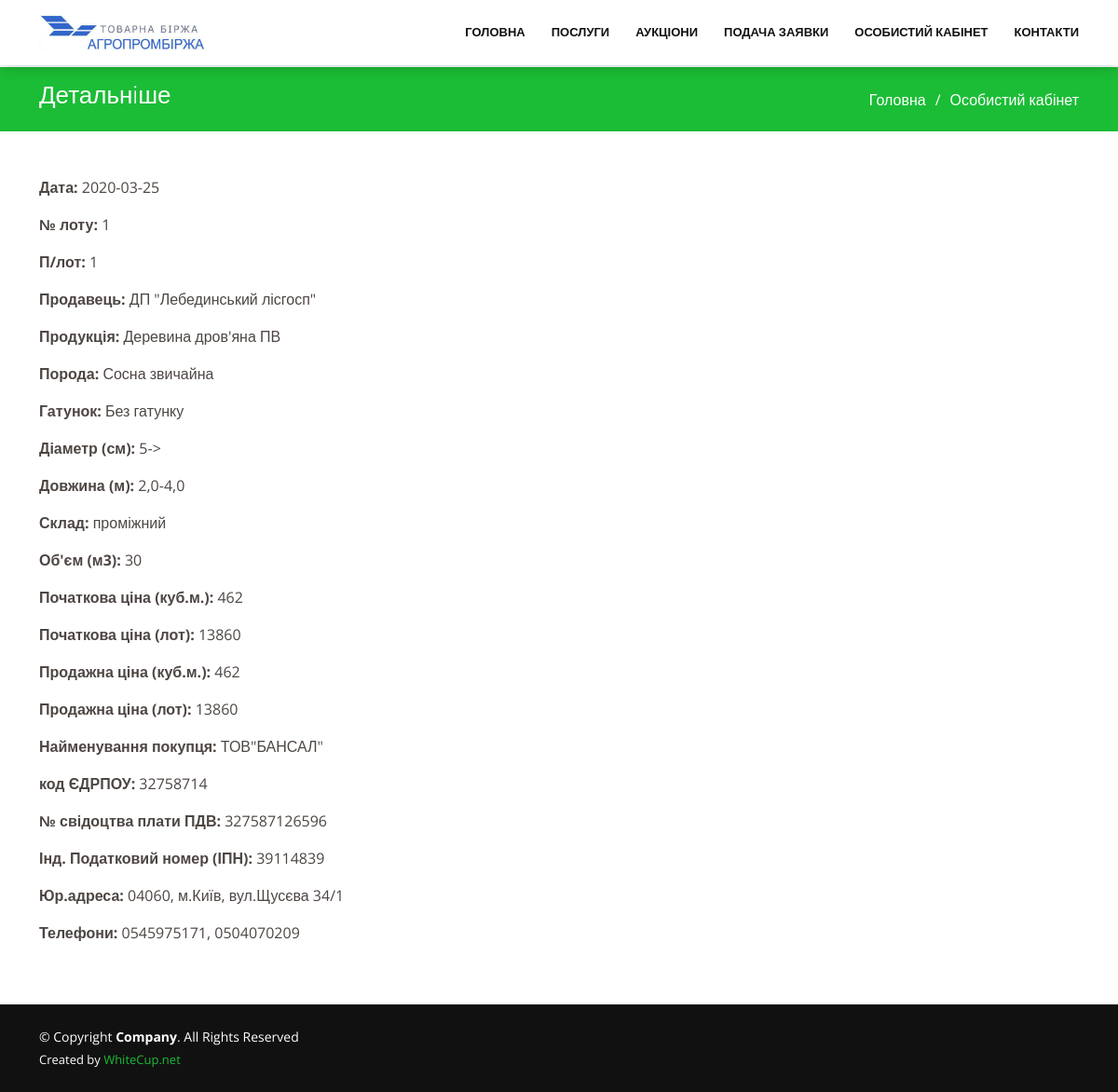
/csvbase/317/, run on the app's committed database.
### csvbase/models.py (models this page shows, shortened)
class Csvbase(models.Model):
    date = models.CharField("Дата", max_length=150, blank=True, null=True)
    numb_lot = models.CharField("№ лоту", max_length=150, blank=True, null=True)
    p_lot = models.CharField("П/лот", max_length=150, blank=True, null=True)
    seller = models.CharField("Продавець", max_length=150, blank=True, null=True)
    product_name = models.CharField("Продукція", max_length=150, blank=True, null=True)
    product_type = models.CharField("Порода", max_length=150, blank=True, null=True)
    product_kind = models.CharField("Гатунок", max_length=150, blank=True, null=True)
    product_diameter = models.CharField("Діаметр (см)", max_length=150, blank=True, null=True)
    product_length = models.CharField("Довжина (м)", max_length=150, blank=True, null=True)
    storehouse = models.CharField("Склад", max_length=150, blank=True, null=True)
    product_size = models.CharField("Об'єм (м3)", max_length=150, blank=True, null=True)
    start_product_price = models.CharField("Початкова ціна (куб.м.)", max_length=150, blank=True, null=True)
    start_lot_price = models.CharField("Початкова ціна (лот)", max_length=150, blank=True, null=True)
    end_product_price = models.CharField("Продажна ціна (куб.м.)", max_length=150, blank=True, null=True)
    end_lot_price = models.CharField("Продажна ціна (лот)", max_length=150, blank=True, null=True)
    buyer = models.CharField("Найменування покупця", max_length=150, blank=True, null=True)
    EDRPOU = models.CharField("код ЄДРПОУ", max_length=150, blank=True, null=True)
    PDV_certificate = models.CharField("№ свідоцтва плати ПДВ", max_length=150, blank=True, null=True)
    IPN = models.CharField("Інд. Податковий номер (ІПН)", max_length=150, blank=True, null=True)
    buyer_address = models.CharField("Юр.адреса", max_length=150, blank=True, null=True)
    contact = models.CharField("Телефони", max_length=150, blank=True, null=True)
    class Meta:
        verbose_name = "CSV"
        verbose_name_plural = "Выгрузка CSV"

### templates/site/doc1.html (shortened to what this page needs)
<!DOCTYPE html>
<html lang="en">
{% load static %}
{% include 'site/include/head.html' %}
<body>
{% include 'site/include/header.html' %}
<body>
{% include 'site/include/header.html' %}
  <main id="main">
<section id="breadcrumbs" class="breadcrumbs">
      <div class="container">
        <div class="d-flex justify-content-between align-items-center">
          <h2>Детальнiше</h2>
          <ol>
            <li><a href="{% url 'index' %}">Головна</a></li>
            <li>Особистий кабінет</li>
          </ol>
        </div>
      </div>
    </section>
    <section id="contact" class="contact" style="padding:0 0 25px 0;" >
      <div class="container">
        <div class="row mt-5" data-aos="fade-up">
          <div class="col-4">
              <p><b>Дата:</b> {{ csvbase.date }}</p>
              <p><b>№ лоту:</b> {{ csvbase.numb_lot }}</p>
            <p><b>П/лот:</b> {{ csvbase.p_lot}}</p>
              <p><b>Продавець:</b> {{ csvbase.seller}}</p>
            <p><b>Продукція:</b> {{ csvbase.product_name}}</p>
            <p><b>Порода:</b> {{ csvbase.product_type}}</p>
           <p><b>Гатунок:</b> {{ csvbase.product_kind}}</p>
           <p><b>Діаметр (см):</b> {{ csvbase.product_diameter}}</p>
            <p><b>Довжина (м):</b> {{ csvbase.product_length}}</p>
            <p><b>Склад:</b> {{ csvbase.storehouse}}</p>
            <p><b>Об'єм (м3):</b> {{ csvbase.product_size}}</p>
            <p><b>Початкова ціна (куб.м.):</b> {{ csvbase.start_product_price}}</p>
           <p><b>Початкова ціна (лот):</b> {{ csvbase.start_lot_price}}</p>
           <p><b>Продажна ціна (куб.м.):</b> {{ csvbase.end_product_price}}</p>
            <p><b>Продажна ціна (лот):</b> {{ csvbase.end_lot_price}}</p>
            <p><b>Найменування покупця:</b> {{ csvbase.buyer}}</p>
            <p><b>код ЄДРПОУ:</b> {{ csvbase.EDRPOU}}</p>
            <p><b>№ свідоцтва плати ПДВ:</b> {{ csvbase.PDV_certificate}}</p>
            <p><b>Інд. Податковий номер (ІПН):</b> {{ csvbase.IPN}}</p>
            <p><b>Юр.адреса:</b> {{ csvbase.buyer_address}}</p>
            <p><b>Телефони:</b> {{ csvbase.contact}}</p>
          </div>
        </div>
      </div>
    </section>
      <br>
  </main>
{% include 'site/include/footer.html' %}
</body>
</html>
</head>
<body>
</body>
</html>

### static/assets/css/style.css (style rules this page uses)
body { font-family: "Open Sans", sans-serif; color: #4d4643; }
a { color: #1bbd36; text-decoration: none; }
h1, h2, h3, h4, h5, h6 { font-family: "Roboto", sans-serif; }
@media (prefers-reduced-motion: no-preference) { :root { scroll-behavior: auto; } }
section { padding: 60px 0; overflow: hidden; }
.breadcrumbs { padding: 15px 0; background: #1bbd36; min-height: 40px; margin-top: 72px; }
.breadcrumbs h2 { font-size: 26px; font-weight: 300; color: #fff; }
.breadcrumbs ol { display: flex; flex-wrap: wrap; list-style: none; padding: 0; margin: 0; color: #fff; }
.breadcrumbs ol a { color: #fff; }
.breadcrumbs ol li + li { padding-left: 10px; }
.breadcrumbs ol li + li::before { display: inline-block; padding-right: 10px; color: #fff; content: "/"; }

### data on the page
Csvbase: date "2020-03-25", numb_lot "1", p_lot "1", seller "ДП \"Лебединський лісгосп\"", product_name "Деревина дров'яна ПВ", product_type "Сосна звичайна", product_kind "Без гатунку", product_diameter "5->", product_length "2,0-4,0", storehouse "проміжний", product_size "30", start_product_price "462", start_lot_price "13860", end_product_price "462", end_lot_price "13860", buyer "ТОВ\"БАНСАЛ\"", EDRPOU "32758714", PDV_certificate "327587126596", IPN "39114839", buyer_address "04060, м.Київ, вул.Щусєва 34/1", contact "0545975171, 0504070209"
